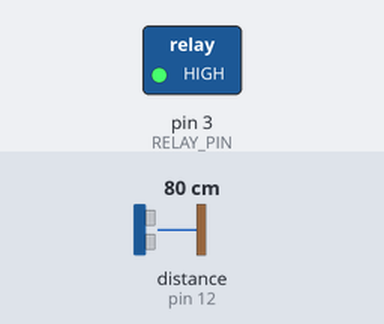
Bench run of a sketch on a simulated Arduino Uno, built with avr-gcc and run on an emulated ATmega328P. Shown: switched loads named in the sketch (green lamp = pin HIGH). Inputs (shaded band) come from the test bench; at power-on: distance to the obstacle (sensor on pin 12) 80 cm.

Above: at 1.2 s.
1.3 s: distance to the obstacle (sensor on pin 12) set to 54 cm
2.8 s: distance to the obstacle (sensor on pin 12) set to 46 cm
At 3.8 s:
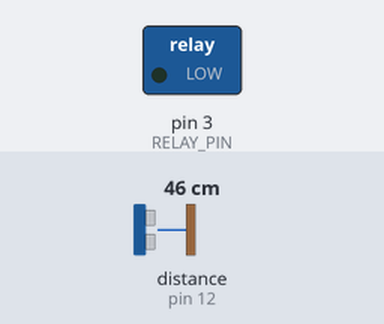
Timing chart, 0 to 5.8 s (numbered marks = the images above; inputs shaded):
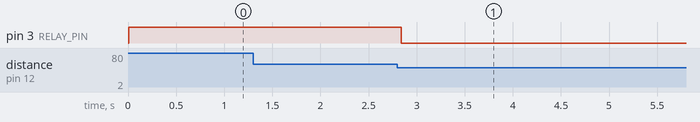

Measured:
- the behaviour switches between 49 and 48 cm on distance to the obstacle (sensor on pin 12) (found by bisection; images 0 and 1)
- after the input at 1.3 s, every drawn part: stays the same
- after the input at 2.8 s, pin 3 (RELAY_PIN): HIGH → LOW at once

The sketch:

Ultrasonic_Sensor_And_Relay.ino
```cpp
#include <NewPing.h>

#define RELAY_PIN 3
NewPing mySensor(11,12,400);

void setup()
{
  pinMode(RELAY_PIN, OUTPUT);
  digitalWrite(RELAY_PIN, LOW);
}

void loop()
{
  int distance = mySensor.ping_cm();
  if (distance > 0 && distance < 50)
  {
    digitalWrite(RELAY_PIN, LOW);
    delay(5000);
  }
  else
  {
    digitalWrite(RELAY_PIN, HIGH);
  }
  delay(50);
}
```
